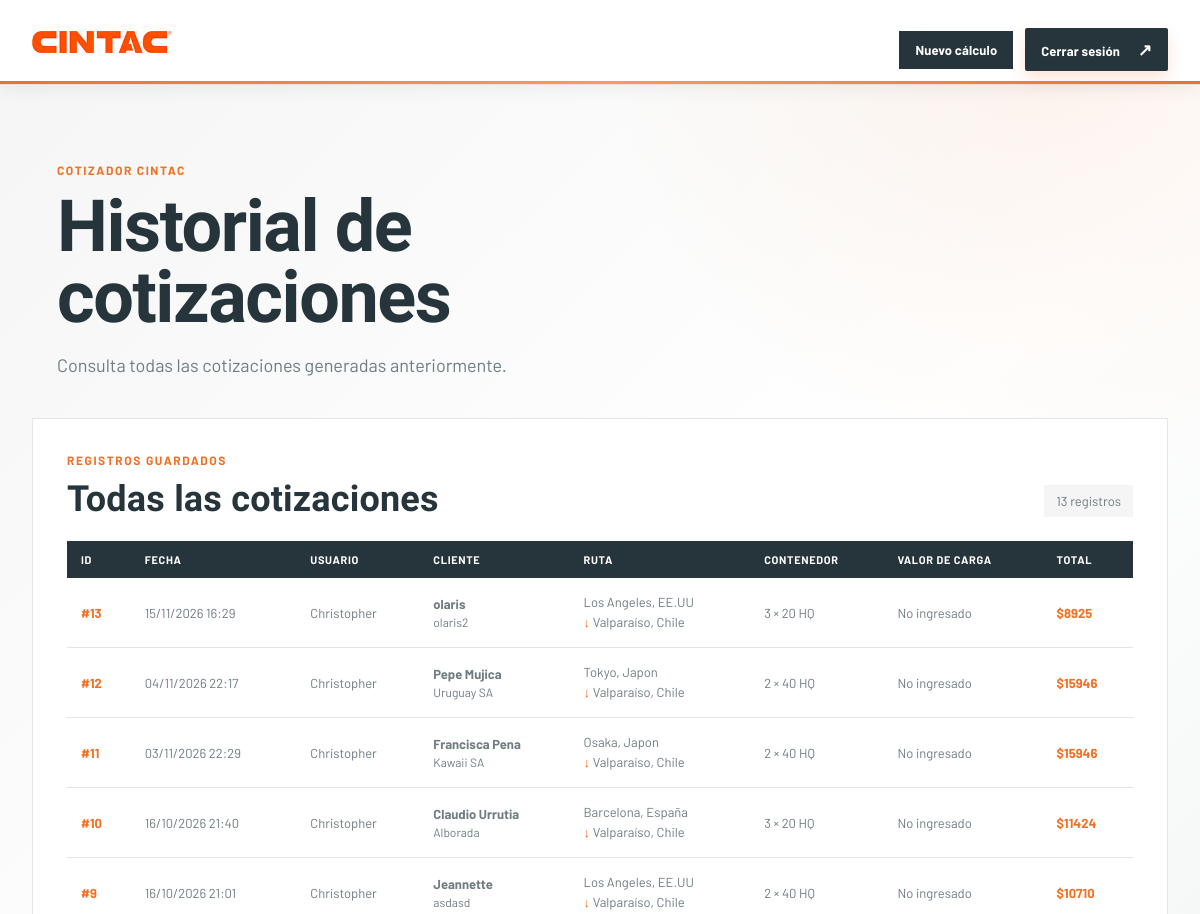
The page /Cotizador/historial/ (signed in, upper part) on the database as committed earlier.
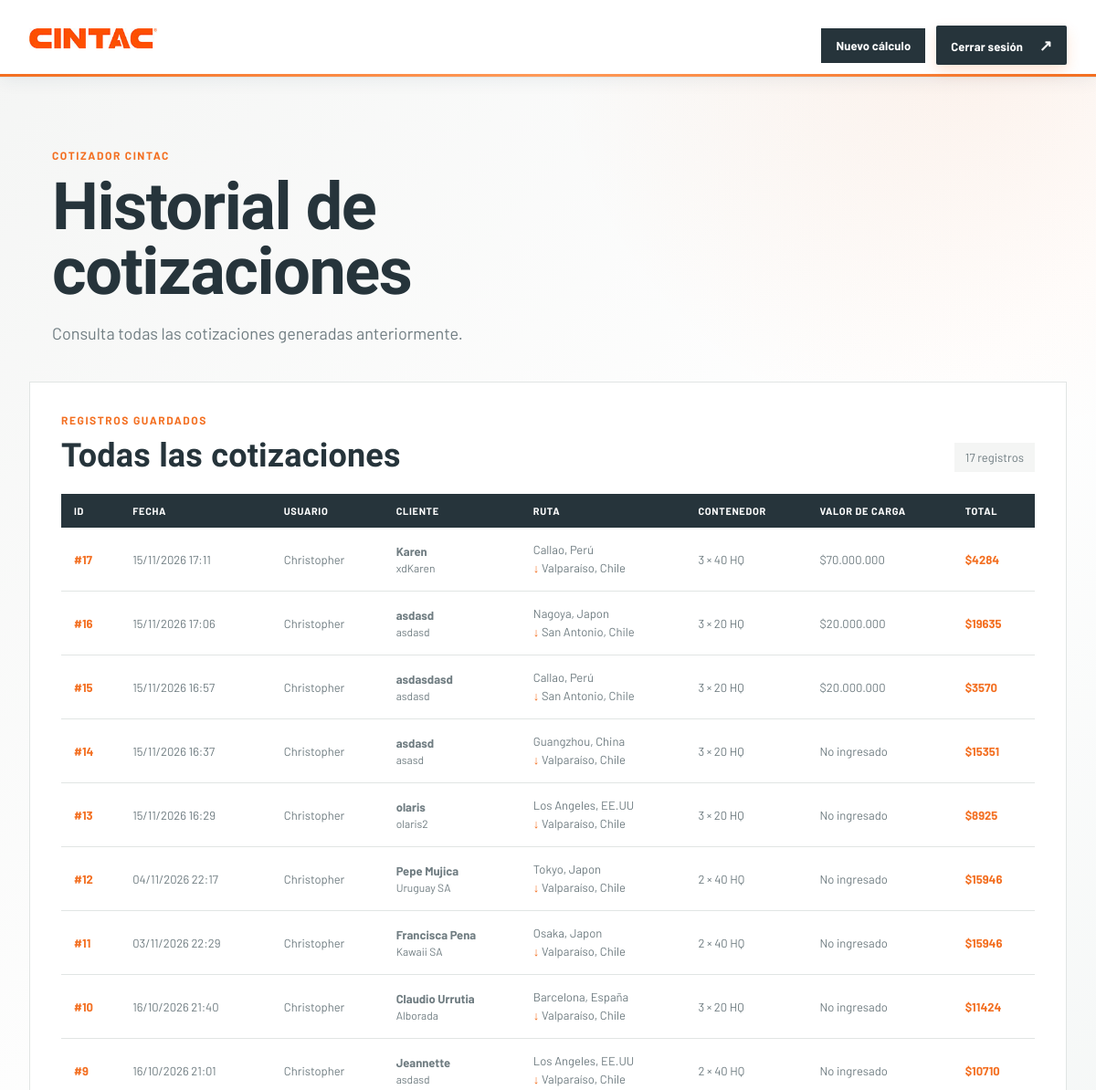
The same page on the database as committed later.
### Cotizador/models.py (models this page shows, shortened)
class cotizacion_generada(models.Model):
    id = models.AutoField(primary_key=True)
    id_ruta = models.ForeignKey(ruta_logistica, on_delete=models.CASCADE, null=False)
    id_usuario = models.ForeignKey(Login, on_delete=models.CASCADE, null=False)
    fecha = models.DateTimeField(auto_now_add=True)
    nombre_cliente = models.CharField(max_length=100, validators=[valida_nombre], null=False)
    empresa = models.CharField(max_length=100, validators=[valida_empresa], null=False)
    correo_cliente = models.CharField(max_length=100, validators=[validate_login_email], null=False)
    descripcion_carga = models.TextField(null=False)
    peso_ingresado_kg = models.IntegerField(null=False)
    valor_carga_kg = models.IntegerField(null=True, blank=True)
    tipo_contenedor = models.CharField(max_length=50, null=False)
    cantidad_contenedores = models.IntegerField(null=False)
    monto_IVA = models.IntegerField(null=False)
    monto_total = models.IntegerField(null=False)

class Login(models.Model):
    ROL_FIJO = 'Administrador CINTAC'
    id = models.AutoField(primary_key=True)
    username = models.CharField(max_length=50, null=False, validators=[validate_login_username])
    password = models.CharField(
        max_length=50,
        null=False,
        validators=[validate_login_password],
    )
    email = models.CharField(max_length=100, null=False, validators=[validate_login_email])
    rol = models.CharField(
        max_length=50,
        default=ROL_FIJO,
        editable=False,
        null=False,
    )

class ruta_logistica(models.Model):
    PUERTOS_ORIGEN = (
        ('Shanghai, China', 'Shanghai, China'),
        ('Ningbo, China', 'Ningbo, China'),
        ('Shenzhen, China', 'Shenzhen, China'),
        ('Qingdao, China', 'Qingdao, China'),
        ('Guangzhou, China', 'Guangzhou, China'),
        ('Tianjin, China', 'Tianjin, China'),
        ('Yokohama, Japon', 'Yokohama, Japon'),
        ('Tokyo, Japon', 'Tokyo, Japon'),
        ('Nagoya, Japon', 'Nagoya, Japon'),
        ('Kobe, Japon', 'Kobe, Japon'),
        ('Osaka, Japon', 'Osaka, Japon'),
        ('Barcelona, España', 'Barcelona, España'),
        ('Los Angeles, EE.UU', 'Los Angeles, EE.UU'),
        ('Callao, Perú', 'Callao, Perú'),
        ('San antonio, Chile', 'San antonio, Chile'),
        ('Valparaíso, Chile', 'Valparaíso, Chile')
    )
    PUERTOS_DESTINO = (
        ('Valparaíso, Chile', 'Valparaíso, Chile'),
        ('San Antonio, Chile', 'San Antonio, Chile'),
        ('Callao, Perú', 'Callao, Perú'),
    )
    id = models.AutoField(primary_key=True)
    puerto_origen = models.CharField(max_length=100, choices=PUERTOS_ORIGEN, null=False,)
    puerto_destino = models.CharField(max_length=100, choices=PUERTOS_DESTINO, null=False)
    dias_transito = models.IntegerField(null=False)

### Cotizador/views.py (the view)
# urls.py: path('historial/', historial, name='historial'),
def historial(request):
    login_id = request.session.get('login_id')
    if login_id is None or not Login.objects.filter(pk=login_id).exists():
        request.session.pop('login_id', None)
        request.session['login_error'] = (
            'Debes iniciar sesión para acceder al historial.'
        )
        return redirect('login')
    historial_cotizaciones = (
        cotizacion_generada.objects.select_related('id_ruta')
        .order_by('-fecha')
    )
    for cotizacion in historial_cotizaciones:
        cotizacion.valor_carga_formateado = _format_clp(
            cotizacion.valor_carga_kg
        )
    context = {
        'historial_cotizaciones': historial_cotizaciones,
    }
    return render(request, 'Cotizador/historial.html', context)

### Cotizador/views.py (called while the page is built)
def _format_clp(value):
    if value is None:
        return 'No ingresado'
    return f'${value:,.0f}'.replace(',', '.')

### templates/Cotizador/historial.html (shortened to what this page needs)
<!DOCTYPE html>
{% load static %}
<html lang="es">
<head>
    <link rel="stylesheet" href="{% static 'CSS/cintac.css' %}">
</head>
<body class="quote-page">
    <header class="quote-header">
        <div class="container nav-wrap">
            <a class="brand" href="/" aria-label="CINTAC inicio">
                <img src="{% static 'images/MainCintac/logo.jpg' %}" alt="CINTAC">
            </a>
            <div class="quote-actions">
                <a class="dark-button quote-history" href="{% url 'cotizador' %}">
                    Nuevo cálculo
                </a>
                <a class="dark-button quote-logout" href="{% url 'login' %}">
                    Cerrar sesión <span>↗</span>
                </a>
            </div>
        </div>
    </header>
    <main class="quote-main container">
        <section class="quote-intro">
            <p class="eyebrow orange">COTIZADOR CINTAC</p>
            <h1>Historial de cotizaciones</h1>
            <p>Consulta todas las cotizaciones generadas anteriormente.</p>
        </section>
        <section class="history-card" aria-labelledby="history-title">
            <div class="history-heading">
                <div>
                    <p class="eyebrow orange">REGISTROS GUARDADOS</p>
                    <h2 id="history-title">Todas las cotizaciones</h2>
                </div>
                <span class="history-count">{{ historial_cotizaciones|length }} registro{{ historial_cotizaciones|length|pluralize }}</span>
            </div>
            {% if historial_cotizaciones %}
                <div class="history-table-wrap">
                    <table class="history-table">
                        <thead>
                            <tr>
                                <th>ID</th>
                                <th>Fecha</th>
                                <th>Usuario</th>
                                <th>Cliente</th>
                                <th>Ruta</th>
                                <th>Contenedor</th>
                                <th>Valor de carga</th>
                                <th>Total</th>
                            </tr>
                        </thead>
                        <tbody>
                            {% for cotizacion in historial_cotizaciones %}
                                <tr>
                                    <td data-label="ID">
                                        <strong class="history-id">#{{ cotizacion.id }}</strong>
                                    </td>
                                    <td data-label="Fecha">
                                        {{ cotizacion.fecha|date:"d/m/Y H:i" }}
                                    </td>
                                    <td data-label="Usuario">
                                        {{ cotizacion.id_usuario.username }}
                                    </td>
                                    <td data-label="Cliente">
                                        <strong>{{ cotizacion.nombre_cliente }}</strong>
                                        <span class="history-secondary">{{ cotizacion.empresa }}</span>
                                    </td>
                                    <td data-label="Ruta">
                                        <span class="history-route">
                                            {{ cotizacion.id_ruta.puerto_origen }}<br>
                                            <b>↓</b> {{ cotizacion.id_ruta.puerto_destino }}
                                        </span>
                                    </td>
                                    <td data-label="Contenedor">
                                        {{ cotizacion.cantidad_contenedores }} × {{ cotizacion.tipo_contenedor }}
                                    </td>
                                    <td data-label="Valor de carga">
                                        {{ cotizacion.valor_carga_formateado }}
                                    </td>
                                    <td data-label="Total">
                                        <strong class="history-total">
                                            ${{ cotizacion.monto_total|floatformat:0 }}
                                        </strong>
                                    </td>
                                </tr>
                            {% endfor %}
                        </tbody>
                    </table>
                </div>
            {% endif %}
        </section>
    </main>
</body>
</html>

### ProyectoFinal/static/CSS/cintac.css (style rules this page uses)
:root { --ink:#26343b; --muted:#6f7c81; --orange:#f36f21; --orange-dark:#d95414; --paper:#f4f5f4; --line:#e1e5e4; --blue:#153f58; --navy:#1d313b; }
* { box-sizing:border-box; }
html { scroll-behavior:smooth; }
body { margin:0; color:var(--ink); background:#fff; font-family:"Barlow",Arial,sans-serif; font-size:16px; }
a { color:inherit; text-decoration:none; }
.container { width:min(1240px,calc(100% - 64px)); margin:0 auto; }
.topbar-inner,.nav-wrap,.top-links { display:flex; align-items:center; }
.nav-wrap { min-height:88px; gap:48px; }
.brand { display:inline-flex; align-items:center; color:var(--orange); font-weight:900; }
.brand img { display:block; width:140px; height:auto; }
.quote-button,.dark-button { background:var(--orange); color:#fff; padding:15px 22px; font-size:13px; font-weight:700; letter-spacing:.01em; }
.quote-button span,.dark-button span,.light-button span { margin-left:15px; font-size:17px; }
.eyebrow { margin:0 0 15px; font-size:12px; font-weight:700; letter-spacing:.13em; }
.orange { color:var(--orange); }
h1,h2 { margin:0; font-family:"Barlow Condensed","Arial Narrow",sans-serif; font-weight:600; line-height:.98; }
h1 { font-size:clamp(44px,5vw,76px); letter-spacing:.005em; }
h2 { font-size:clamp(35px,4vw,53px); letter-spacing:.005em; }
.dark-button { display:inline-block; margin-top:15px; background:var(--ink); }
.quote-page { min-height:100vh; background:var(--paper); }
.quote-header { background:#fff; border-bottom:1px solid var(--line); }
.quote-header .nav-wrap { justify-content:space-between; min-height:76px; }
.quote-header .brand img { width:140px; }
.quote-actions { display:flex; align-items:center; gap:12px; }
.quote-history { padding:11px 16px; }
.quote-logout { padding:11px 16px; }
.history-card { background:#fff; border:1px solid var(--line); padding:34px; }
.history-heading { display:flex; align-items:end; justify-content:space-between; gap:20px; margin-bottom:24px; }
.history-heading h2 { margin:6px 0 0; color:var(--ink); font-size:36px; }
.history-count { padding:8px 12px; background:#f4f5f4; color:var(--muted); font-size:13px; }
.history-table-wrap { overflow-x:auto; }
.history-table { width:100%; border-collapse:collapse; min-width:850px; }
.history-table th { padding:12px 14px; background:var(--ink); color:#fff; font-size:11px; text-align:left; text-transform:uppercase; letter-spacing:.06em; }
.history-table td { padding:15px 14px; border-bottom:1px solid var(--line); color:var(--muted); font-size:13px; vertical-align:middle; }
.history-id,.history-total { color:var(--orange); }
.history-secondary { display:block; margin-top:3px; color:var(--muted); font-size:12px; }
.history-route { line-height:1.5; }
.history-route b { color:var(--orange); }
.quote-main { padding:70px 0 100px; }
.quote-intro { max-width:700px; margin-bottom:38px; }
.quote-intro h1 { color:var(--ink); font-size:clamp(46px,6vw,72px); }
.quote-intro > p:last-child { max-width:560px; margin:18px 0 0; color:var(--muted); font-size:17px; line-height:1.6; }
.quote-page { background: radial-gradient(circle at 88% 2%, #f36f2114 0, transparent 28rem), linear-gradient(135deg, #f4f5f4 0%, #fff 48%, #eef2f1 100%); }
.quote-page .quote-header { position:relative; box-shadow:0 3px 18px #153f5812; }
.quote-page .quote-header:after { position:absolute; right:0; bottom:0; left:0; height:3px; content:""; background:linear-gradient(90deg, var(--orange), #ff9a59, var(--orange)); }
.quote-page .quote-header .nav-wrap { min-height:84px; }
.quote-page .quote-logout { border-radius:2px; box-shadow:0 7px 16px #f36f2130; transition:transform .2s ease, box-shadow .2s ease; }
.quote-page .quote-main { position:relative; padding-top:78px; }
.quote-page .quote-intro { position:relative; padding-left:25px; }
.quote-page .quote-intro h1 { letter-spacing:-.02em; }
.quote-page .quote-intro > p:last-child { font-size:18px; }

Rows that differ between the two databases and show on the page:
added cotizacion_generada: id "17", fecha "15/11/2026 17:11", id_usuario.username "Christopher", nombre_cliente "Karen", empresa "xdKaren", id_ruta.puerto_origen "Callao, Perú", id_ruta.puerto_destino "Valparaíso, Chile", cantidad_contenedores "3", tipo_contenedor "40 HQ", valor_carga_formateado "$70.000.000", monto_total "4284"
added cotizacion_generada: id "16", fecha "15/11/2026 17:06", id_usuario.username "Christopher", nombre_cliente "asdasd", empresa "asdasd", id_ruta.puerto_origen "Nagoya, Japon", id_ruta.puerto_destino "San Antonio, Chile", cantidad_contenedores "3", tipo_contenedor "20 HQ", valor_carga_formateado "$20.000.000", monto_total "19635"
added cotizacion_generada: id "15", fecha "15/11/2026 16:57", id_usuario.username "Christopher", nombre_cliente "asdasdasd", empresa "asdasd", id_ruta.puerto_origen "Callao, Perú", id_ruta.puerto_destino "San Antonio, Chile", cantidad_contenedores "3", tipo_contenedor "20 HQ", valor_carga_formateado "$20.000.000", monto_total "3570"
added cotizacion_generada: id "14", fecha "15/11/2026 16:37", id_usuario.username "Christopher", nombre_cliente "asdasd", empresa "asasd", id_ruta.puerto_origen "Guangzhou, China", id_ruta.puerto_destino "Valparaíso, Chile", cantidad_contenedores "3", tipo_contenedor "20 HQ", valor_carga_formateado "No ingresado", monto_total "15351"
Other text that changed with them:
{{ historial_cotizaciones|length }}: "13" → "17"
